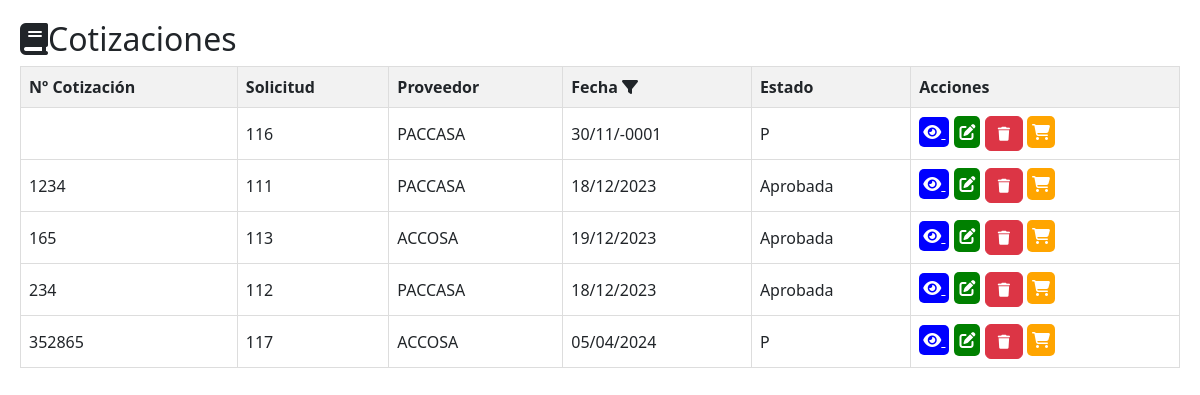
The app's page /cotizaciones/cotizaciones.php, older data.
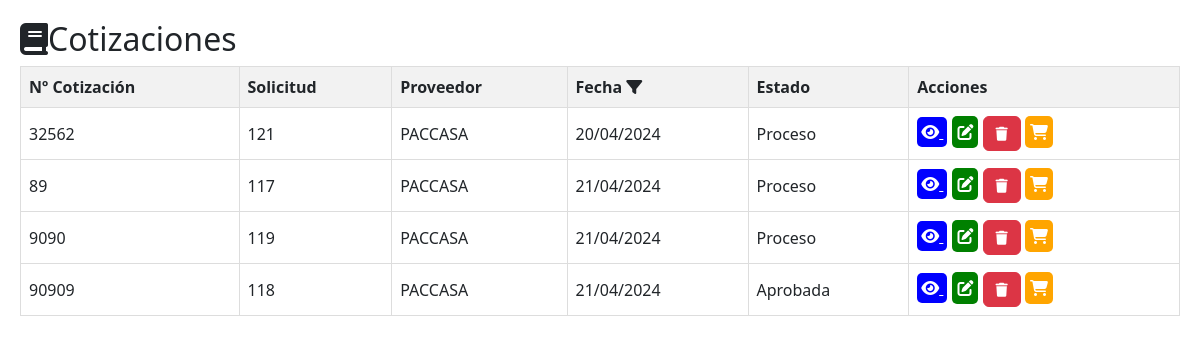
The same page, newer data.
### tables this page shows
CREATE TABLE `tbl_cotizacion` (
  `ID_COTIZACION` int(11) NOT NULL AUTO_INCREMENT,
  `ID` int(11) DEFAULT NULL,
  `ID_PROVEEDOR` int(11) DEFAULT NULL,
  `NUMERO_COTIZACION` varchar(20) DEFAULT NULL,
  `DEPARTAMENTO` varchar(100) NOT NULL,
  `FECHA_COTIZACION` date DEFAULT NULL,
  `ESTADO` varchar(255) NOT NULL,
  `URL` varchar(255) NOT NULL,
  `FECHA_CREACION` timestamp NOT NULL DEFAULT current_timestamp(),
  `FECHA_MODIFICACION` timestamp NOT NULL DEFAULT current_timestamp() ON UPDATE current_timestamp(),
  `CREADO_POR` varchar(255) DEFAULT NULL,
  `MODIFICADO_POR` varchar(255) DEFAULT NULL,
  PRIMARY KEY (`ID_COTIZACION`),
  KEY `ID_PROVEEDOR` (`ID_PROVEEDOR`),
  KEY `tbl_solicitudes_tbl_cotizacion` (`ID`),
  CONSTRAINT `tbl_cotizacion_ibfk_1` FOREIGN KEY (`ID_PROVEEDOR`) REFERENCES `tbl_proveedores` (`ID_PROVEEDOR`)
);

CREATE TABLE `tbl_proveedores` (
  `ID_PROVEEDOR` int(11) NOT NULL AUTO_INCREMENT,
  `NOMBRE` varchar(100) DEFAULT NULL,
  `DIRECCION` varchar(200) DEFAULT NULL,
  `TELEFONO` varchar(20) DEFAULT NULL,
  `CORREO_ELECTRONICO` varchar(100) DEFAULT NULL,
  `FECHA_CREACION` timestamp NOT NULL DEFAULT current_timestamp(),
  `FECHA_MODIFICACION` timestamp NOT NULL DEFAULT current_timestamp() ON UPDATE current_timestamp(),
  `CREADO_POR` varchar(255) DEFAULT NULL,
  `MODIFICADO_POR` varchar(255) DEFAULT NULL,
  `id_empresa` int(11) DEFAULT NULL,
  `SERVICIO_PRESTADO` varchar(150) DEFAULT NULL,
  `RTN_EMPRESA` varchar(15) DEFAULT NULL,
  `ESTADO_PROVEEDOR` varchar(255) DEFAULT NULL,
  PRIMARY KEY (`ID_PROVEEDOR`)
);

### cotizaciones/cotizaciones.php (the view, shortened to what this page needs)
<!DOCTYPE html>
<html lang="es">
<head>
    <link rel="stylesheet" href="../css/estilos.css">
    <link href="https://cdn.jsdelivr.net/npm/bootstrap@5.3.0/dist/css/bootstrap.min.css" rel="stylesheet">
</head>
<body>
<?php
include('../conexion/conexion.php');
$headerContent = '
    <h2><i class="fas fa-book"></i>Cotizaciones</h2>
    <table class="solicitud-table">
        <tr>
            <th>Nº Cotización</th>
            <th>Solicitud</th>
            <th>Proveedor</th>
            <th>
                Fecha
                <i class="fas fa-filter filter-icon" onclick="toggleFechaFiltro()"></i>
                <input type="date" id="fecha_filtro" onchange="filtrarPorFecha()">
            </th>
            <th>Estado</th>
            <th>Acciones</th>
        </tr>
';
if (isset($_GET['fecha_filtro'])) {
    $fechaFiltro = date('Y-m-d', strtotime($_GET['fecha_filtro']));
    $sql = "SELECT DISTINCT c.NUMERO_COTIZACION, c.ID_COTIZACION, c.ID, c.ID_PROVEEDOR, p.NOMBRE as PROVEEDOR, c.FECHA_COTIZACION, c.ESTADO
            FROM tbl_cotizacion c
            INNER JOIN tbl_proveedores p ON c.ID_PROVEEDOR = p.ID_PROVEEDOR
            WHERE c.FECHA_COTIZACION = '$fechaFiltro'
            ORDER BY c.NUMERO_COTIZACION";
} else {
    $sql = "SELECT DISTINCT c.NUMERO_COTIZACION, c.ID_COTIZACION, c.ID, c.ID_PROVEEDOR, p.NOMBRE as PROVEEDOR, c.FECHA_COTIZACION, c.ESTADO
            FROM tbl_cotizacion c
            INNER JOIN tbl_proveedores p ON c.ID_PROVEEDOR = p.ID_PROVEEDOR
            ORDER BY c.NUMERO_COTIZACION";
}
$result = $conn->query($sql);
$rowsContent = '';
if ($result->num_rows > 0) {
    echo $headerContent;
    while ($row = $result->fetch_assoc()) {
        $rowsContent .= '<tr>';
        $rowsContent .= '<td>' . $row["NUMERO_COTIZACION"] . '</td>';
        $rowsContent .= '<td>' . $row["ID"] . '</td>';
        $rowsContent .= '<td>' . $row["PROVEEDOR"] . '</td>';
        $rowsContent .= '<td>' . date("d/m/Y", strtotime($row["FECHA_COTIZACION"])) . '</td>';
        $rowsContent .= '<td>' . $row["ESTADO"] . '</td>';
        $rowsContent .= '<td>
                           <a href="verCotizacion.php?id='. $row["ID_COTIZACION"] . '" style="background-color: blue; color: white; padding: 4px; border-radius: 5px; margin-right: 5px;">
                           <i class="fas fa-eye"></i>
                           </a>
                            <a href="editar_cotizacion.php?id=' . $row["ID_COTIZACION"] . '" style="background-color: green; color: white; padding: 5px; border-radius: 5px;"><i class="fas fa-edit"></i></a>
                            <button class="btn btn-danger" onclick="eliminarCotizacion(' . $row["ID_COTIZACION"] . ')" style="font-size: 14px;">
                              <i class="fas fa-trash"></i>
                            </button>
                            <a href="../cotizaciones/add_cotizaciones.php?id=' . $row["ID"] . '" style="background-color: orange; color: white; padding: 5px; border-radius: 5px;"><i class="fas fa-shopping-cart"></i></a>
                        </td>';
        $rowsContent .= '</tr>';
    }
    echo $rowsContent;
    echo '</table>';
} else {
    echo $headerContent;
    echo '<tr><td colspan="6">No se encontraron cotizaciones.</td></tr>';
    echo '</table>';
}
?>
</body>
</html>

Row changes from the older to the newer data that the page shows:
removed tbl_cotizacion: ID "116", ID_PROVEEDOR.NOMBRE "PACCASA", FECHA_COTIZACION "30/11/-0001", ESTADO "P"
removed tbl_cotizacion: NUMERO_COTIZACION "1234", ID "111", ID_PROVEEDOR.NOMBRE "PACCASA", FECHA_COTIZACION "18/12/2023", ESTADO "Aprobada"
removed tbl_cotizacion: NUMERO_COTIZACION "165", ID "113", ID_PROVEEDOR.NOMBRE "ACCOSA", FECHA_COTIZACION "19/12/2023", ESTADO "Aprobada"
removed tbl_cotizacion: NUMERO_COTIZACION "234", ID "112", ID_PROVEEDOR.NOMBRE "PACCASA", FECHA_COTIZACION "18/12/2023", ESTADO "Aprobada"
removed tbl_cotizacion: NUMERO_COTIZACION "352865", ID "117", ID_PROVEEDOR.NOMBRE "ACCOSA", FECHA_COTIZACION "05/04/2024", ESTADO "P"
added tbl_cotizacion: NUMERO_COTIZACION "32562", ID "121", ID_PROVEEDOR.NOMBRE "PACCASA", FECHA_COTIZACION "20/04/2024", ESTADO "Proceso"
added tbl_cotizacion: NUMERO_COTIZACION "89", ID "117", ID_PROVEEDOR.NOMBRE "PACCASA", FECHA_COTIZACION "21/04/2024", ESTADO "Proceso"
added tbl_cotizacion: NUMERO_COTIZACION "9090", ID "119", ID_PROVEEDOR.NOMBRE "PACCASA", FECHA_COTIZACION "21/04/2024", ESTADO "Proceso"
added tbl_cotizacion: NUMERO_COTIZACION "90909", ID "118", ID_PROVEEDOR.NOMBRE "PACCASA", FECHA_COTIZACION "21/04/2024", ESTADO "Aprobada"
